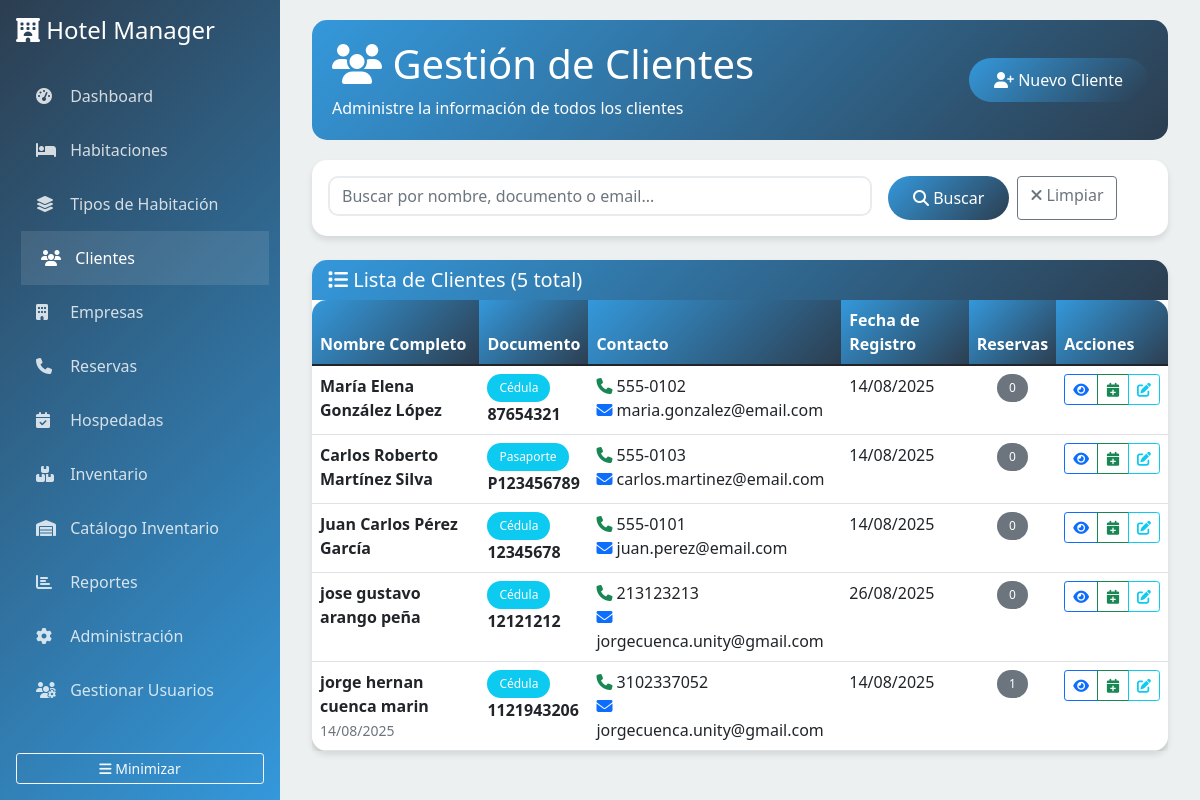
/clientes/, run on the app's committed database.
### hotel/models.py (models this page shows, shortened)
class Cliente(models.Model):
    TIPOS_DOCUMENTO = [
        ('cedula', 'Cédula'),
        ('pasaporte', 'Pasaporte'),
        ('tarjeta_identidad', 'Tarjeta de Identidad'),
    ]
    nombre = models.CharField(max_length=100, verbose_name="Nombre")
    apellido = models.CharField(max_length=100, verbose_name="Apellido")
    tipo_documento = models.CharField(max_length=20, choices=TIPOS_DOCUMENTO, verbose_name="Tipo de Documento")
    numero_documento = models.CharField(max_length=50, unique=True, verbose_name="Número de Documento")
    telefono = models.CharField(max_length=20, blank=True, verbose_name="Teléfono")
    email = models.EmailField(blank=True, verbose_name="Email")
    direccion = models.TextField(blank=True, verbose_name="Dirección")
    fecha_nacimiento = models.DateField(null=True, blank=True, verbose_name="Fecha de Nacimiento")
    empresa = models.ForeignKey(Empresa, on_delete=models.SET_NULL, null=True, blank=True, verbose_name="Empresa Asociada")
    fecha_registro = models.DateTimeField(auto_now_add=True, verbose_name="Fecha de Registro")
    class Meta:
        verbose_name = "Cliente"
        verbose_name_plural = "Clientes"
        ordering = ['apellido', 'nombre']
    @property
    def nombre_completo(self):
        return f"{self.nombre} {self.apellido}"

### hotel/views.py (the view, shortened to what this page needs)
# urls.py: path('clientes/', views.clientes_list, name='clientes'),
def clientes_list(request):
    query = request.GET.get('q', '')
    clientes = Cliente.objects.all()
    paginator = Paginator(clientes, 20)
    page = request.GET.get('page')
    clientes = paginator.get_page(page)
    return render(request, 'hotel/clientes.html', {'clientes': clientes, 'query': query})

### templates/hotel/clientes.html (shortened to what this page needs)
{% extends 'base.html' %}
{% block content %}
<div class="page-header d-flex justify-content-between align-items-center">
    <div>
        <h1><i class="fas fa-users"></i> Gestión de Clientes</h1>
        <p class="mb-0">Administre la información de todos los clientes</p>
    </div>
    <button class="btn btn-primary" data-bs-toggle="modal" data-bs-target="#modalNuevoCliente">
        <i class="fas fa-user-plus"></i> Nuevo Cliente
    </button>
</div>
<div class="card mb-4">
    <div class="card-body">
        <form method="get" class="row g-3">
            <div class="col-md-8">
                <input type="text" name="q" class="form-control" placeholder="Buscar por nombre, documento o email..." value="{{ query }}">
            </div>
            <div class="col-md-4">
                <div class="d-flex">
                    <button type="submit" class="btn btn-primary me-2">
                        <i class="fas fa-search"></i> Buscar
                    </button>
                    <a href="{% url 'hotel:clientes' %}" class="btn btn-outline-secondary">
                        <i class="fas fa-times"></i> Limpiar
                    </a>
                </div>
            </div>
        </form>
    </div>
</div>
<div class="card">
    <div class="card-header">
        <h5 class="mb-0"><i class="fas fa-list"></i> Lista de Clientes ({{ clientes.paginator.count }} total)</h5>
    </div>
    <div class="card-body p-0">
        <div class="table-responsive">
            <table class="table table-hover mb-0">
                <thead>
                    <tr>
                        <th>Nombre Completo</th>
                        <th>Documento</th>
                        <th>Contacto</th>
                        <th>Fecha de Registro</th>
                        <th>Reservas</th>
                        <th>Acciones</th>
                    </tr>
                </thead>
                <tbody>
                    {% for cliente in clientes %}
                    <tr>
                        <td>
                            <div>
                                <strong>{{ cliente.nombre_completo }}</strong>
                                {% if cliente.fecha_nacimiento %}
                                <br><small class="text-muted">{{ cliente.fecha_nacimiento|date:"d/m/Y" }}</small>
                                {% endif %}
                            </div>
                        </td>
                        <td>
                            <span class="badge bg-info">{{ cliente.get_tipo_documento_display }}</span><br>
                            <strong>{{ cliente.numero_documento }}</strong>
                        </td>
                        <td>
                            {% if cliente.telefono %}
                                <i class="fas fa-phone text-success"></i> {{ cliente.telefono }}<br>
                            {% endif %}
                            {% if cliente.email %}
                                <i class="fas fa-envelope text-primary"></i> {{ cliente.email }}
                            {% endif %}
                        </td>
                        <td>{{ cliente.fecha_registro|date:"d/m/Y" }}</td>
                        <td class="text-center">
                            <span class="badge bg-secondary">{{ cliente.reserva_set.count }}</span>
                        </td>
                        <td>
                            <div class="btn-group btn-group-sm">
                                <button class="btn btn-outline-primary" onclick="verCliente({{ cliente.id }})" title="Ver detalle">
                                    <i class="fas fa-eye"></i>
                                </button>
                                <button class="btn btn-outline-success" onclick="nuevaReservaCliente({{ cliente.id }})" title="Nueva reserva">
                                    <i class="fas fa-calendar-plus"></i>
                                </button>
                                <button class="btn btn-outline-info" onclick="editarCliente({{ cliente.id }})" title="Editar">
                                    <i class="fas fa-edit"></i>
                                </button>
                            </div>
                        </td>
                    </tr>
                    {% endfor %}
                </tbody>
            </table>
        </div>
    </div>
</div>
{% endblock %}

### templates/base.html (style rules this page uses)
:root { --primary-color: #2c3e50; --secondary-color: #3498db; --success-color: #27ae60; --warning-color: #f39c12; --danger-color: #e74c3c; --light-bg: #ecf0f1; }
body { background-color: var(--light-bg); font-family: 'Segoe UI', Tahoma, Geneva, Verdana, sans-serif; }
.card { border: none; border-radius: 15px; box-shadow: 0 4px 6px rgba(0, 0, 0, 0.1); transition: transform 0.3s ease; }
.card-header { background: linear-gradient(135deg, var(--secondary-color), var(--primary-color)); color: white; border-radius: 15px 15px 0 0 !important; border: none; }
.btn-primary { background: linear-gradient(135deg, var(--secondary-color), var(--primary-color)); border: none; border-radius: 25px; padding: 10px 25px; transition: all 0.3s ease; }
.table { background: white; border-radius: 15px; overflow: hidden; box-shadow: 0 4px 6px rgba(0, 0, 0, 0.1); }
.table thead th { background: linear-gradient(135deg, var(--secondary-color), var(--primary-color)); color: white; border: none; font-weight: 600; }
.badge { padding: 8px 12px; border-radius: 20px; font-weight: 500; }
.form-control, .form-select { border-radius: 10px; border: 2px solid #e9ecef; transition: all 0.3s ease; }
.page-header { background: linear-gradient(135deg, var(--secondary-color), var(--primary-color)); color: white; padding: 20px; border-radius: 15px; margin-bottom: 20px; }

### data on the page
Cliente: nombre_completo "María Elena González López", tipo_documento "Cédula", numero_documento "87654321", telefono "555-0102", email "maria.gonzalez@email.com", fecha_registro "14/08/2025", reserva_set.count "0"
Cliente: nombre_completo "Carlos Roberto Martínez Silva", tipo_documento "Pasaporte", numero_documento "P123456789", telefono "555-0103", email "carlos.martinez@email.com", fecha_registro "14/08/2025", reserva_set.count "0"
Cliente: nombre_completo "Juan Carlos Pérez García", tipo_documento "Cédula", numero_documento "12345678", telefono "555-0101", email "juan.perez@email.com", fecha_registro "14/08/2025", reserva_set.count "0"
Cliente: nombre_completo "jose gustavo arango peña", tipo_documento "Cédula", numero_documento "12121212", telefono "213123213", email "jorgecuenca.unity@gmail.com", fecha_registro "26/08/2025", reserva_set.count "0"
Cliente: nombre_completo "jorge hernan cuenca marin", fecha_nacimiento "14/08/2025", tipo_documento "Cédula", numero_documento "1121943206", telefono "3102337052", email "jorgecuenca.unity@gmail.com", fecha_registro "14/08/2025", reserva_set.count "1"

### other printed values
{{ clientes.paginator.count }} "5"
